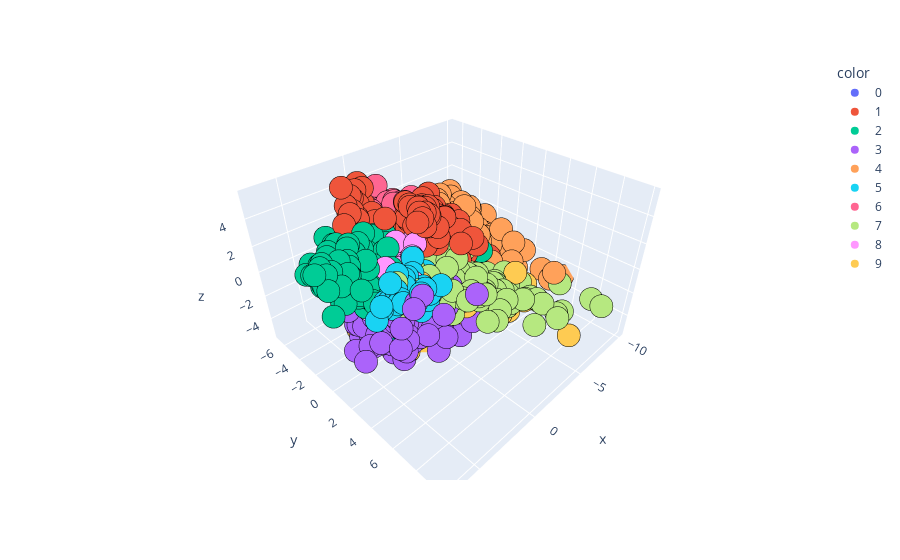

Notebook code cell kept with this figure:
### Code cell
import plotly.express as px
fig = px.scatter_3d(x=pixels_trf_3d[:, 0], y=pixels_trf_3d[:,1], z=pixels_trf_3d[:, 2],color=digits['number_label'].astype('str'))
fig.update_traces(marker={"line": {"width":0.01, "color": "black"},})
fig.show()

### Figure 1 — Plotly figure (JSON) as saved in the notebook; plotly's stock layout.template omitted (floating-point values rounded to 4 significant figures; data arrays with more than 128 entries replaced by an {"elided": "..."} marker saying what was removed)
{"data": [{"hovertemplate": "color=0<br>x=%{x}<br>y=%{y}<br>z=%{z}<extra></extra>", "legendgroup": "0", "marker": {"color": "#636efa", "line": {"color": "black", "width": 0.01}, "symbol": "circle"}, "mode": "markers", "name": "0", "scene": "scene", "showlegend": true, "type": "scatter3d", "x": {"elided": "178 float values"}, "y": {"elided": "178 float values"}, "z": {"elided": "178 float values"}}, {"hovertemplate": "color=1<br>x=%{x}<br>y=%{y}<br>z=%{z}<extra></extra>", "legendgroup": "1", "marker": {"color": "#EF553B", "line": {"color": "black", "width": 0.01}, "symbol": "circle"}, "mode": "markers", "name": "1", "scene": "scene", "showlegend": true, "type": "scatter3d", "x": {"elided": "182 float values"}, "y": {"elided": "182 float values"}, "z": {"elided": "182 float values"}}, {"hovertemplate": "color=2<br>x=%{x}<br>y=%{y}<br>z=%{z}<extra></extra>", "legendgroup": "2", "marker": {"color": "#00cc96", "line": {"color": "black", "width": 0.01}, "symbol": "circle"}, "mode": "markers", "name": "2", "scene": "scene", "showlegend": true, "type": "scatter3d", "x": {"elided": "177 float values"}, "y": {"elided": "177 float values"}, "z": {"elided": "177 float values"}}, {"hovertemplate": "color=3<br>x=%{x}<br>y=%{y}<br>z=%{z}<extra></extra>", "legendgroup": "3", "marker": {"color": "#ab63fa", "line": {"color": "black", "width": 0.01}, "symbol": "circle"}, "mode": "markers", "name": "3", "scene": "scene", "showlegend": true, "type": "scatter3d", "x": {"elided": "183 float values"}, "y": {"elided": "183 float values"}, "z": {"elided": "183 float values"}}, {"hovertemplate": "color=4<br>x=%{x}<br>y=%{y}<br>z=%{z}<extra></extra>", "legendgroup": "4", "marker": {"color": "#FFA15A", "line": {"color": "black", "width": 0.01}, "symbol": "circle"}, "mode": "markers", "name": "4", "scene": "scene", "showlegend": true, "type": "scatter3d", "x": {"elided": "181 float values"}, "y": {"elided": "181 float values"}, "z": {"elided": "181 float values"}}, {"hovertemplate": "color=5<br>x=%{x}<br>y=%{y}<br>z=%{z}<extra></extra>", "legendgroup": "5", "marker": {"color": "#19d3f3", "line": {"color": "black", "width": 0.01}, "symbol": "circle"}, "mode": "markers", "name": "5", "scene": "scene", "showlegend": true, "type": "scatter3d", "x": {"elided": "182 float values"}, "y": {"elided": "182 float values"}, "z": {"elided": "182 float values"}}, {"hovertemplate": "color=6<br>x=%{x}<br>y=%{y}<br>z=%{z}<extra></extra>", "legendgroup": "6", "marker": {"color": "#FF6692", "line": {"color": "black", "width": 0.01}, "symbol": "circle"}, "mode": "markers", "name": "6", "scene": "scene", "showlegend": true, "type": "scatter3d", "x": {"elided": "181 float values"}, "y": {"elided": "181 float values"}, "z": {"elided": "181 float values"}}, {"hovertemplate": "color=7<br>x=%{x}<br>y=%{y}<br>z=%{z}<extra></extra>", "legendgroup": "7", "marker": {"color": "#B6E880", "line": {"color": "black", "width": 0.01}, "symbol": "circle"}, "mode": "markers", "name": "7", "scene": "scene", "showlegend": true, "type": "scatter3d", "x": {"elided": "179 float values"}, "y": {"elided": "179 float values"}, "z": {"elided": "179 float values"}}, {"hovertemplate": "color=8<br>x=%{x}<br>y=%{y}<br>z=%{z}<extra></extra>", "legendgroup": "8", "marker": {"color": "#FF97FF", "line": {"color": "black", "width": 0.01}, "symbol": "circle"}, "mode": "markers", "name": "8", "scene": "scene", "showlegend": true, "type": "scatter3d", "x": {"elided": "174 float values"}, "y": {"elided": "174 float values"}, "z": {"elided": "174 float values"}}, {"hovertemplate": "color=9<br>x=%{x}<br>y=%{y}<br>z=%{z}<extra></extra>", "legendgroup": "9", "marker": {"color": "#FECB52", "line": {"color": "black", "width": 0.01}, "symbol": "circle"}, "mode": "markers", "name": "9", "scene": "scene", "showlegend": true, "type": "scatter3d", "x": {"elided": "180 float values"}, "y": {"elided": "180 float values"}, "z": {"elided": "180 float values"}}], "layout": {"legend": {"title": {"text": "color"}, "tracegroupgap": 0}, "margin": {"t": 60}, "scene": {"domain": {"x": [0, 1], "y": [0, 1]}, "xaxis": {"title": {"text": "x"}}, "yaxis": {"title": {"text": "y"}}, "zaxis": {"title": {"text": "z"}}}}}
